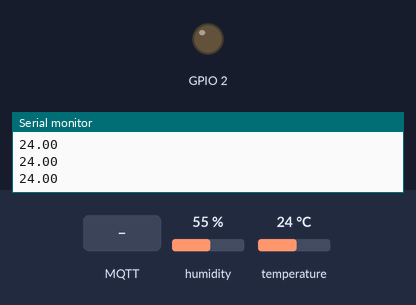
A sketch run on a simulated ESP8266 (NodeMCU). Parts: output pins drawn as LEDs (lit = HIGH), the last lines printed to the serial monitor. Inputs (shaded band) come from the test bench; at power-on: humidity 55 %, temperature 24 °C. WiFi joins after 1.5 s; servers stay silent unless stated; no MQTT or app messages arrive unless stated.

Above: at 2.7 s.
2.8 s: MQTT message "off" arrives on the first subscribed topic
At 4.3 s:
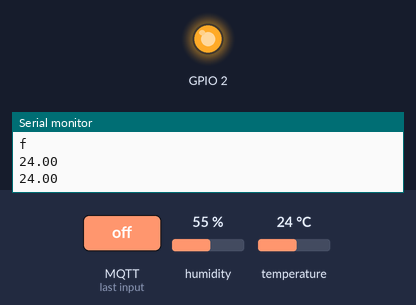
5.0 s: MQTT message "n" arrives on the first subscribed topic
7.1 s: MQTT message "f" arrives on the first subscribed topic
Timing chart, 0 to 10.1 s (numbered marks = the images above; inputs shaded):
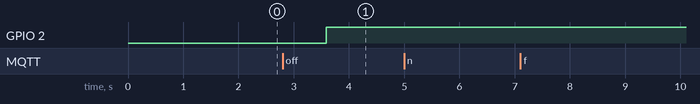

Measured:
- after the input at 2.8 s, GPIO 2: LOW → HIGH after 0.79 s

The sketch:

SendingDHT11DataToFlutter_MQTT.ino
```cpp
#include <PubSubClient.h>
#include <stdlib.h>
#include <ESP8266WiFi.h>
#include "DHT.h"
#define DHTPIN 0 // GPIO pin 0 which is pin D3
#define DHTTYPE DHT11
DHT dht(DHTPIN, DHTTYPE);
const char* ssid = "Your Wi-Fi Name";
const char* password = "Your Wi-Fi Password";
const char* mqtt_server = "broker.mqttdashboard.com";

char pub_str[100];


float gettemp();


WiFiClient espClient;
PubSubClient client(espClient);
void setup_wifi()
{

delay(10);

Serial.print("connecting to");
 Serial.println(ssid);
 WiFi.begin(ssid, password);

while (WiFi.status() != WL_CONNECTED)
 {
 delay(500);
 Serial.print("-");
 }

Serial.println();
 Serial.println("WiFi Connected");
 Serial.println("WiFi got IP");
 Serial.println();
 Serial.println(WiFi.localIP());
}

void callback(char* topic, byte* payload, unsigned int length)
{

Serial.print("Message arrived : ");
 Serial.print(topic);
 Serial.print(" : ");
 for (int i = 0; i < length; i++)
 {
 Serial.println((char)payload[i]);
 }
 if ((char)payload[0] == 'o' && (char)payload[1] == 'n')
 {
 digitalWrite(2, LOW);
 }
 else if ((char)payload[0] == 'o' && (char)payload[1] == 'f' && (char)payload[2] == 'f' ) {
 digitalWrite(2, HIGH);
 }

}

void reconnect()
{

while(!client.connected()){
Serial.println("Attempting MQTT connection");
if(client.connect("clientId-QbfY9nzdQV"))
{
Serial.println("Connected");
client.publish("datafromesp","Connected!");
client.subscribe("datafromhive");
Serial.print("subscribed!");
}
else
{
Serial.print("Failed, rc = ");
Serial.print(client.state());
Serial.println("Waiting for 5 seconds to try again");
delay(5000);
 }
 }
}

void setup()
{

 pinMode(2, OUTPUT);
 Serial.begin(115200);
 setup_wifi();
 client.setServer(mqtt_server, 1883);
 client.setCallback(callback);
 reconnect();
 dht.begin();
}

void loop()
{

if(!client.connected())
{
reconnect();
Serial.print("disconnected");
}
// Read temperature as Celsius (the default)
float h = dht.readHumidity();
float t = dht.readTemperature();
//sprintf(pub_str,"%f", t);

dtostrf(t,2,2,pub_str);
Serial.println(pub_str);
Serial.println(t);
client.publish("datafromesp",pub_str);
delay(1000);

client.loop();
}
```
